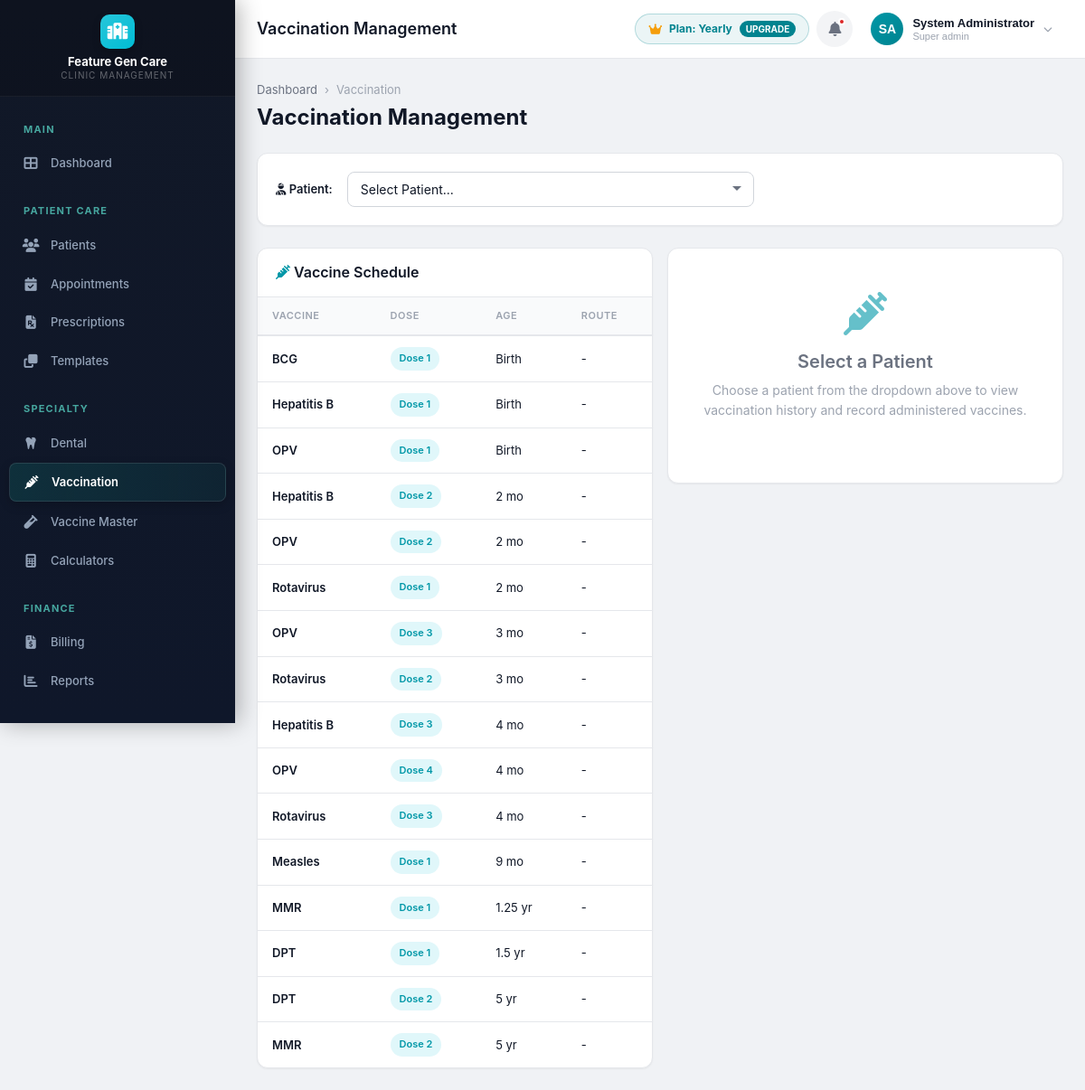
Screenshot of /modules/vaccination/schedule.php (signed in) with the database file from the repository.
### tables this page shows
CREATE TABLE IF NOT EXISTS clinics (
    id INT AUTO_INCREMENT PRIMARY KEY,
    name VARCHAR(200) NOT NULL,
    tagline VARCHAR(300) DEFAULT NULL,
    logo VARCHAR(500) DEFAULT NULL,
    email VARCHAR(150) DEFAULT NULL,
    phone VARCHAR(20) DEFAULT NULL,
    alt_phone VARCHAR(20) DEFAULT NULL,
    website VARCHAR(200) DEFAULT NULL,
    address TEXT DEFAULT NULL,
    city VARCHAR(100) DEFAULT NULL,
    state VARCHAR(100) DEFAULT NULL,
    pincode VARCHAR(10) DEFAULT NULL,
    country VARCHAR(100) DEFAULT 'India',
    registration_no VARCHAR(100) DEFAULT NULL,
    gst_number VARCHAR(20) DEFAULT NULL,
    pan_number VARCHAR(20) DEFAULT NULL,
    primary_color VARCHAR(10) DEFAULT '#4F46E5',
    secondary_color VARCHAR(10) DEFAULT '#7C3AED',
    currency_symbol VARCHAR(5) DEFAULT '₹',
    date_format VARCHAR(20) DEFAULT 'd/m/Y',
    time_format VARCHAR(10) DEFAULT '12h',
    timezone VARCHAR(50) DEFAULT 'Asia/Kolkata',
    prescription_header TEXT DEFAULT NULL,
    prescription_footer TEXT DEFAULT NULL,
    invoice_header TEXT DEFAULT NULL,
    invoice_footer TEXT DEFAULT NULL,
    invoice_prefix VARCHAR(10) DEFAULT 'INV',
    invoice_start_no INT DEFAULT 1,
    patient_id_prefix VARCHAR(10) DEFAULT 'PT',
    patient_id_start_no INT DEFAULT 1000,
    is_active TINYINT(1) DEFAULT 1,
    created_at TIMESTAMP DEFAULT CURRENT_TIMESTAMP,
    updated_at TIMESTAMP DEFAULT CURRENT_TIMESTAMP ON UPDATE CURRENT_TIMESTAMP
);

CREATE TABLE IF NOT EXISTS tenants (
    id INT AUTO_INCREMENT PRIMARY KEY,
    clinic_name VARCHAR(200) NOT NULL,
    subdomain VARCHAR(100) NOT NULL UNIQUE,
    db_host VARCHAR(100) NOT NULL DEFAULT 'localhost',
    db_name VARCHAR(100) NOT NULL UNIQUE,
    db_user VARCHAR(100) NOT NULL,
    db_password VARCHAR(255) NOT NULL,
    status ENUM('active', 'suspended', 'pending') DEFAULT 'active',
    
     
    plan_type ENUM('trial', 'monthly', 'yearly', 'one_time', 'custom') DEFAULT 'trial',
    billing_cycle ENUM('trial', 'monthly', 'yearly', 'one_time') DEFAULT 'trial',
    max_doctors INT DEFAULT 2 COMMENT 'Doctor quota: 0 = unlimited',
    trial_ends_at DATETIME NULL,
    subscription_starts_at DATETIME NULL,
    subscription_ends_at DATETIME NULL COMMENT 'NULL indicates lifetime/perpetual license',
    is_lifetime TINYINT(1) DEFAULT 0,
    bonus_months INT DEFAULT 0 COMMENT 'Negotiated bonus months (e.g. +2 on yearly)',
    plan_amount DECIMAL(10,2) DEFAULT 0.00,
    currency VARCHAR(10) DEFAULT 'INR',
    subscription_status ENUM('trial', 'active', 'expired', 'grace_period', 'suspended') DEFAULT 'trial',
    
    created_at TIMESTAMP DEFAULT CURRENT_TIMESTAMP,
    updated_at TIMESTAMP DEFAULT CURRENT_TIMESTAMP ON UPDATE CURRENT_TIMESTAMP,
    INDEX idx_subdomain (subdomain),
    INDEX idx_status (status),
    INDEX idx_sub_status (subscription_status)
);

CREATE TABLE IF NOT EXISTS vaccine_schedules (
    id INT AUTO_INCREMENT PRIMARY KEY,
    vaccine_id INT NOT NULL,
    dose_number INT DEFAULT 1,
    recommended_age_months INT DEFAULT NULL,
    recommended_age_label VARCHAR(50) DEFAULT NULL,
    min_gap_days INT DEFAULT 0 COMMENT 'Min days from previous dose',
    is_mandatory TINYINT(1) DEFAULT 1,
    notes TEXT DEFAULT NULL,
    FOREIGN KEY (vaccine_id) REFERENCES vaccines(id) ON DELETE CASCADE
);

CREATE TABLE IF NOT EXISTS vaccines (
    id INT AUTO_INCREMENT PRIMARY KEY,
    name VARCHAR(200) NOT NULL,
    code VARCHAR(30) DEFAULT NULL,
    disease VARCHAR(200) DEFAULT NULL,
    manufacturer VARCHAR(200) DEFAULT NULL,
    dosage VARCHAR(100) DEFAULT NULL,
    route VARCHAR(50) DEFAULT NULL,
    storage_temp VARCHAR(50) DEFAULT NULL,
    description TEXT DEFAULT NULL,
    is_active TINYINT(1) DEFAULT 1,
    created_at TIMESTAMP DEFAULT CURRENT_TIMESTAMP
);

### modules/vaccination/schedule.php (the view, shortened to what the rows shown need)
<?php
require_once dirname(dirname(__DIR__)) . '/config/session.php';
$db = db();
$clinicId = getCurrentClinicId();
$schedules = $db->fetchAll(
    "SELECT vs.*, v.name as vaccine_name FROM vaccine_schedules vs
     JOIN vaccines v ON vs.vaccine_id = v.id ORDER BY vs.recommended_age_months ASC, v.name ASC"
);
$pageTitle = 'Vaccination Management';
require_once dirname(dirname(__DIR__)) . '/includes/header.php';
?>
<div class="content-header">
    <div>
        <h1>Vaccination Management</h1>
    </div>
</div>
<div class="grid-2 gap-24">
    <div class="card">
        <div class="card-body p-0">
            <?php if (empty($schedules)): ?>
            <div class="empty-state" style="padding: 24px;"><p class="text-muted">No vaccine schedules configured</p></div>
            <?php else: ?>
            <div class="table-responsive">
                <table class="table align-middle">
                    <thead>
                        <tr>
                            <th>Vaccine</th>
                            <th>Dose</th>
                            <th>Age</th>
                            <th>Route</th>
                        </tr>
                    </thead>
                    <tbody>
                    <?php foreach ($schedules as $s):
                        $ageText = $s['recommended_age_months'] < 1 ? 'Birth' : ($s['recommended_age_months'] >= 12 ? ($s['recommended_age_months']/12) . ' yr' : $s['recommended_age_months'] . ' mo');
                    ?>
                    <tr>
                        <td class="font-semibold"><?= sanitizeOutput($s['vaccine_name']) ?></td>
                        <td><span class="badge badge-primary">Dose <?= $s['dose_number'] ?></span></td>
                        <td><?= $ageText ?></td>
                        <td><?= sanitizeOutput($s['route'] ?? '-') ?></td>
                    </tr>
                    <?php endforeach; ?>
                    </tbody>
                </table>
            </div>
            <?php endif; ?>
        </div>
    </div>
</div>
<?php require_once INCLUDES_PATH . '/footer.php'; ?>

### includes/header.php (shortened to what the rows shown need)
<!DOCTYPE html>
<html lang="en">
<head>
    <link rel="stylesheet" href="<?= ASSETS_URL ?>/css/style.css?v=2.1">
    <link rel="stylesheet" href="https://cdnjs.cloudflare.com/ajax/libs/font-awesome/6.5.0/css/all.min.css">
</head>
<body>
<div class="app-wrapper">
    <?php include __DIR__ . '/sidebar.php'; ?>
    <div class="main-content">
        <header class="header">
            <div class="header-left">
                <?php if (isset($pageTitle)): ?>
                <h2 class="page-title"><?= $pageTitle ?></h2>
                <?php endif; ?>
            </div>
            <div class="header-right">
                <?php if (in_array(getCurrentUserRole(), [ROLE_SUPER_ADMIN, ROLE_ADMIN])): ?>
                <?php
                $hdrTenant = db()->tenantInfo ?? [];
                $hdrPlan = ucfirst(sanitizeOutput($hdrTenant['plan_type'] ?? 'Trial'));
                ?>
                <a href="<?= BASE_URL ?>/modules/subscription/paywall.php" class="header-plan-badge" style="display: flex; align-items: center; gap: 8px; padding: 6px 14px; border-radius: 20px; font-size: 12px; font-weight: 700; text-decoration: none; background: rgba(0, 131, 143, 0.08); color: #00838f; border: 1px solid rgba(0, 131, 143, 0.25); transition: all 0.2s;" title="View Plan & Upgrade Options">
                    <i class="fas fa-crown" style="color: #f59e0b; font-size: 13px;"></i>
                    <span>Plan: <?= $hdrPlan ?></span>
                    <span style="background: #00838f; color: white; padding: 1px 7px; border-radius: 10px; font-size: 10px; text-transform: uppercase;">Upgrade</span>
                </a>
                <?php endif; ?>
            </div>
        </header>
        <div class="content-area">

### includes/sidebar.php (shortened to what the rows shown need)
<?php
$db = db();
$clinicId = getCurrentClinicId();
$clinic = $db->fetch("SELECT name, logo FROM clinics WHERE id = ?", [$clinicId]);
$logoUrl = '';
$logoExists = false;
?>
<aside class="sidebar">
    <div class="sidebar-brand" style="flex-direction: column; align-items: center; gap: 6px; padding: 16px 12px;">
        <?php if ($logoExists && !empty($logoUrl)): ?>
            <img src="<?= $logoUrl ?>" alt="Clinic Logo" style="max-height: 48px; max-width: 140px; object-fit: contain;" onerror="this.style.display='none'; var fb=document.getElementById('sidebarFallbackLogo'); if(fb) fb.style.display='flex';">
            <div id="sidebarFallbackLogo" class="brand-logo" style="display: none;"><i class="fas fa-hospital"></i></div>
        <?php else: ?>
            <div class="brand-logo"><i class="fas fa-hospital"></i></div>
        <?php endif; ?>
        <div class="brand-text" style="text-align: center; font-size: 13px; line-height: 1.3; white-space: normal; word-break: break-word;">
            <?= sanitizeOutput($clinic['name'] ?? ($db->tenantInfo['clinic_name'] ?? APP_NAME)) ?>
            <small style="display: block; font-size: 10px; opacity: 0.7;">Clinic Management</small>
        </div>
    </div>
</aside>

### rows the page displays
clinics: name "Feature Gen Care"
tenants: plan_type "Yearly"
vaccine_schedules: vaccine.name "BCG", dose_number "1", recommended_age_months "Birth", route "-"
vaccine_schedules: vaccine.name "Hepatitis B", dose_number "1", recommended_age_months "Birth", route "-"
vaccine_schedules: vaccine.name "OPV", dose_number "1", recommended_age_months "Birth", route "-"
vaccine_schedules: vaccine.name "Hepatitis B", dose_number "2", recommended_age_months "2 mo", route "-"
vaccine_schedules: vaccine.name "OPV", dose_number "2", recommended_age_months "2 mo", route "-"
vaccine_schedules: vaccine.name "Rotavirus", dose_number "1", recommended_age_months "2 mo", route "-"
vaccine_schedules: vaccine.name "OPV", dose_number "3", recommended_age_months "3 mo", route "-"
vaccine_schedules: vaccine.name "Rotavirus", dose_number "2", recommended_age_months "3 mo", route "-"
vaccine_schedules: vaccine.name "Hepatitis B", dose_number "3", recommended_age_months "4 mo", route "-"
vaccine_schedules: vaccine.name "OPV", dose_number "4", recommended_age_months "4 mo", route "-"
vaccine_schedules: vaccine.name "Rotavirus", dose_number "3", recommended_age_months "4 mo", route "-"
vaccine_schedules: vaccine.name "Measles", dose_number "1", recommended_age_months "9 mo", route "-"
vaccine_schedules: vaccine.name "MMR", dose_number "1", recommended_age_months "1.25 yr", route "-"
vaccine_schedules: vaccine.name "DPT", dose_number "1", recommended_age_months "1.5 yr", route "-"
vaccine_schedules: vaccine.name "DPT", dose_number "2", recommended_age_months "5 yr", route "-"
vaccine_schedules: vaccine.name "MMR", dose_number "2", recommended_age_months "5 yr", route "-"

### other values shown
$pageTitle "Vaccination Management"
$currentUser['initials'] "SA"
sanitizeOutput($currentUser['name']) "System Administrator"
str_replace('_', ' ', $currentUser['role']) "Super admin"
